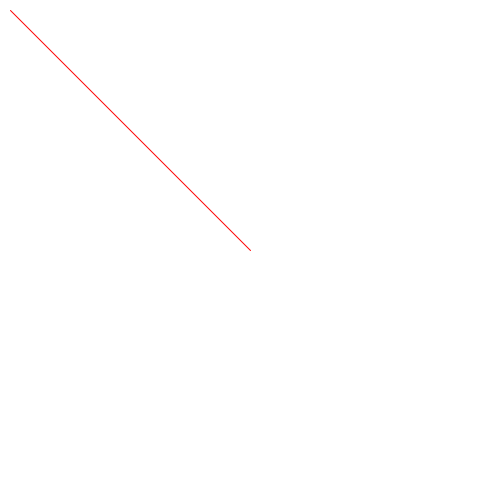
Frame 1 (no input)
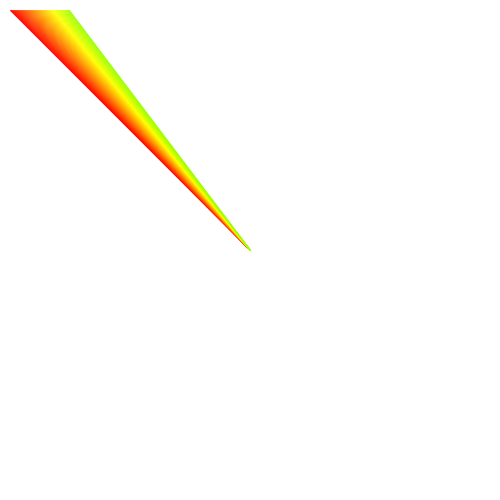
Frame 60 (the mouse pressed at the canvas centre just before this capture)
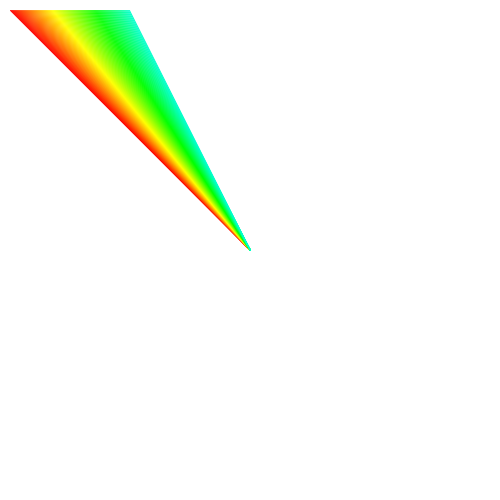
Frame 120 (the mouse held since frame 60 and released just before this capture)

The Processing sketch that drew these frames (run headless with seeded random() and noise(); from frame 60 on, the mouse is pressed at the canvas centre):

// Processing sketch: wk02_ex08_nestedIfStmts_ifElse
// ── wk02_ex08_nestedIfStmts_ifElse.pde
//wk02_ex07_nestedIfStatements_ifElse

//initialize variables
 float posX=10;
 float posY=10;
 
 float move=1;
 
 int state=0;
 
 float h=0;
 
 void setup(){
  size(500, 500);
  colorMode(HSB);
  background(255);
 }
 
 void draw(){
   //first two point verticies are relative to width and height of the sketch

  stroke(h,255,255);
  strokeWeight(1);
  line(width/2, height/2, posX, posY);
  
  /* series of conditionals check the which number is assigned to the state var
  it will run the snippet of code inside the braces of that state until
  the posX or posY var exceeds the requirements of the second nested
  if statement at which point it changes the value of the state var */ 
  
 //.state is initially set to 0 so this code will run first
  if(state==0){
    //increase the PosX by 1
    posX=posX+1;
    h=h+1;
    //check the val of posX
    //if it exceeds the width of the screen-10
    //set the val of posX to width-10 and change the val of state to 1
    if(posX>=width-10){ 
      posX=width-10;
      state=1;
      }
   //if the val of state is 1 this code block will run   
   }else if(state==1){
     posY=posY+1;
    h=h-1;     
     if(posY>=height-10){
      posY=height-10;
      state=2;
      }
    //if the val of state is 2 this code block will run     
    }else if(state==2){
      posX=posX-1;
    h=h+1;      
      if(posX<=10){
        posX=10;
        state=3;
      }
    //if the val of state is 3 this code block will run     
    }else if(state==3){
      posY=posY-1;
    h=h-1;      
      if(posY<=10){
        posY=10;
        state=0;
      }
    }
        
 }
   
